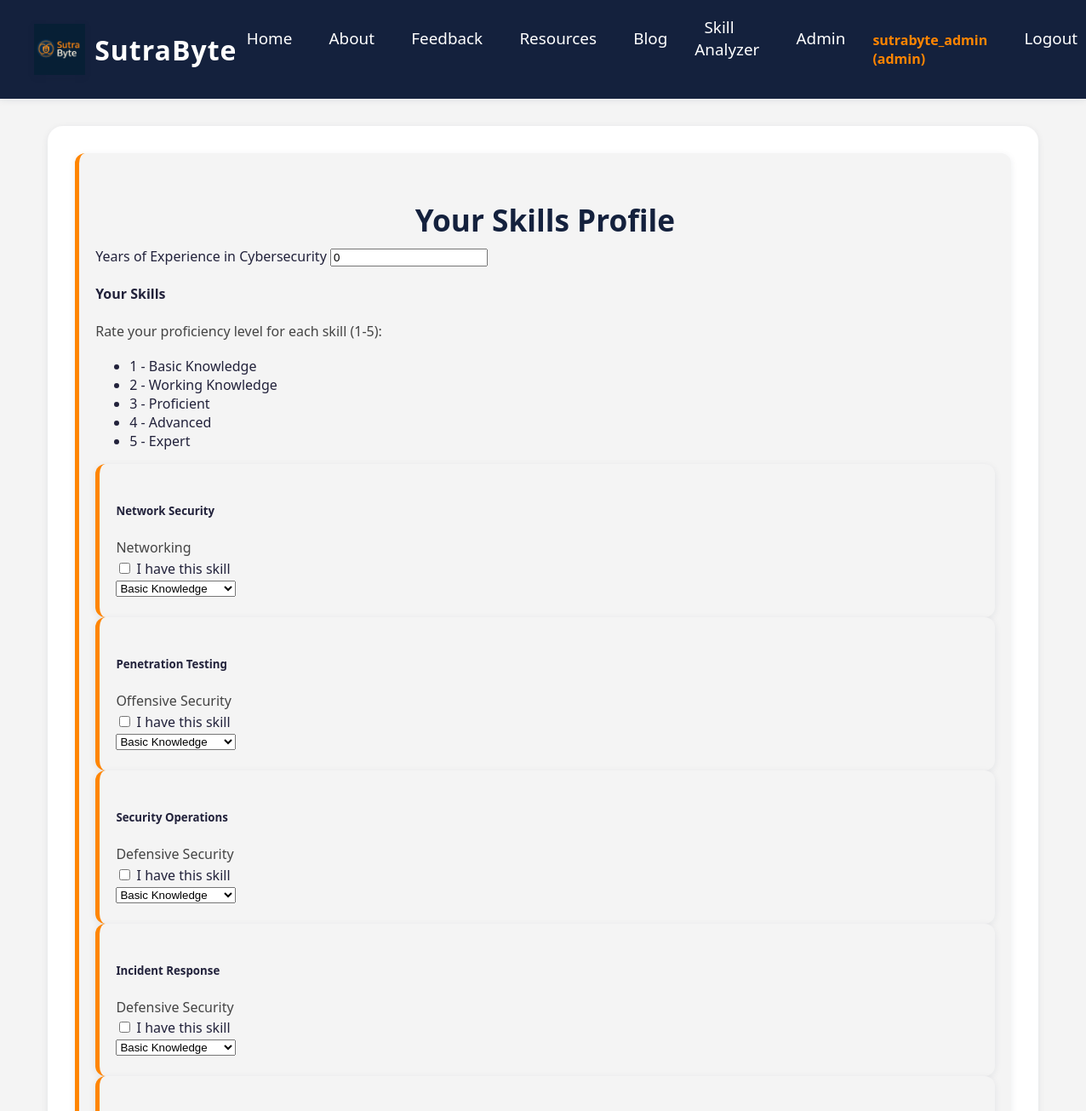
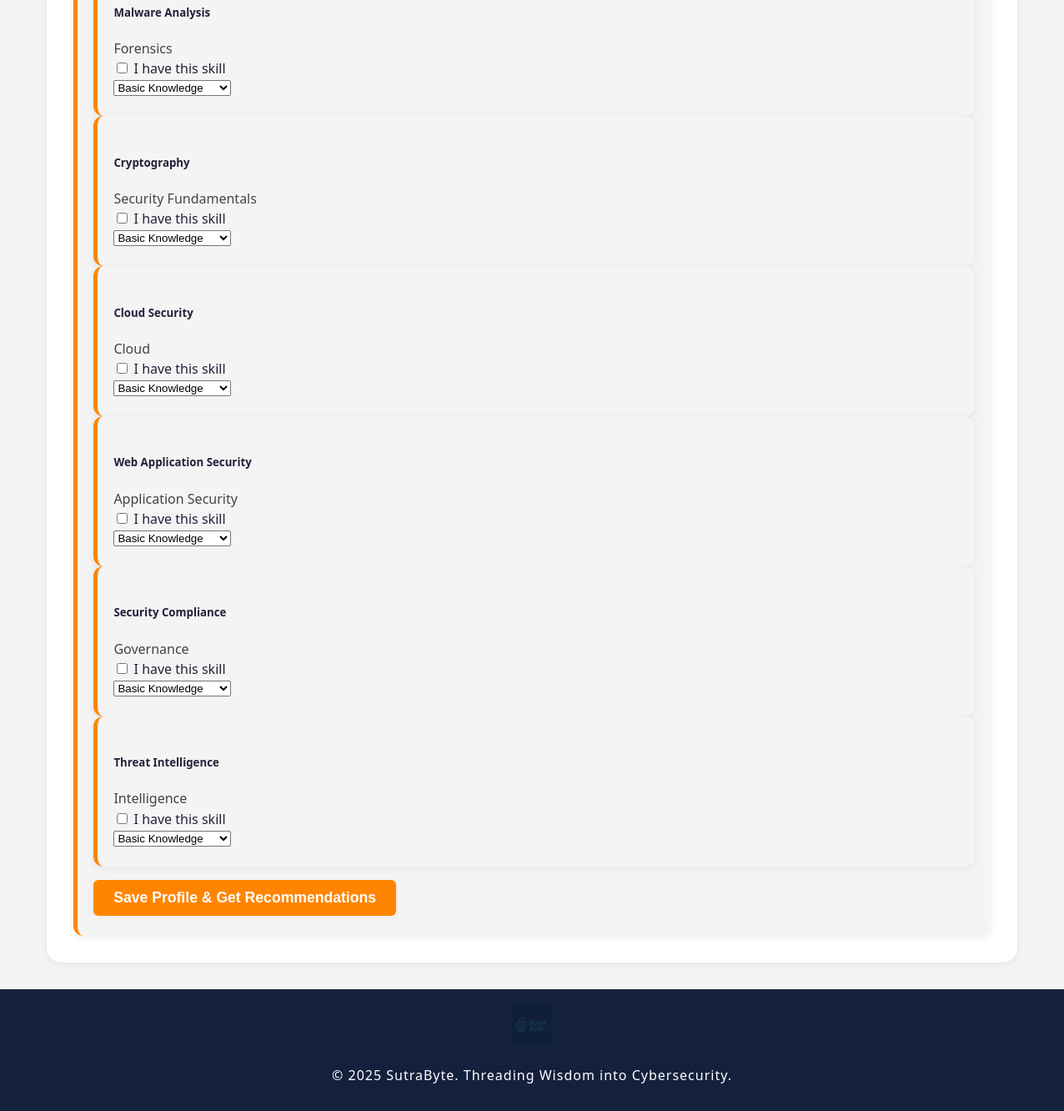
/skill-analyzer/profile (signed in), run on the app's committed database (2 pictures, top to bottom).
### app.py (models this page shows, shortened)
class User(db.Model, UserMixin):
    id = db.Column(db.Integer, primary_key=True)
    username = db.Column(db.String(80), unique=True, nullable=False)
    email = db.Column(db.String(120), unique=True, nullable=False)
    password_hash = db.Column(db.String(128), nullable=False)
    role = db.Column(db.String(20), nullable=False, default='student')
    registered_on = db.Column(db.DateTime, default=datetime.utcnow)
    skills = db.relationship('UserSkill', backref='user', lazy=True)
    experience = db.Column(db.Integer, default=0)  # Years of experience
    used = db.Column(db.Boolean, default=False)  # New: track if pre-generated user is assigned
    plain_password = db.Column(db.String(64), nullable=True)  # Store generated password for display

class Skill(db.Model):
    id = db.Column(db.Integer, primary_key=True)
    name = db.Column(db.String(50), unique=True, nullable=False)
    category = db.Column(db.String(50), nullable=False)  # e.g., 'Cybersecurity', 'Networking', etc.
    description = db.Column(db.Text)

### app.py (the view, shortened to what this page needs)
@app.route('/skill-analyzer/profile', methods=['GET', 'POST'])
@login_required
def skill_profile():
    all_skills = Skill.query.all()
    user_skills = UserSkill.query.filter_by(user_id=current_user.id).all()
    return render_template('skill_analyzer/profile.html',
                         all_skills=all_skills,
                         user_skills=user_skills)

### app.py (called while the page is built)
@login_manager.user_loader
def load_user(user_id):
    return User.query.get(int(user_id))

### templates/skill_analyzer/profile.html (shortened to what this page needs)
{% extends "base.html" %}
{% block content %}
<div class="container mt-5">
    <div class="row">
        <div class="col-md-8 offset-md-2">
            <div class="card">
                <div class="card-header bg-primary text-white">
                    <h2 class="mb-0">Your Skills Profile</h2>
                </div>
                <div class="card-body">
                    <form method="POST" action="{{ url_for('skill_profile') }}">
                        <div class="mb-4">
                            <label for="experience" class="form-label">Years of Experience in Cybersecurity</label>
                            <input type="number" class="form-control" id="experience" name="experience"
                                   value="{{ current_user.experience }}" min="0" required>
                        </div>
                        <h4 class="mb-3">Your Skills</h4>
                        <div class="mb-3">
                            <p class="text-muted">Rate your proficiency level for each skill (1-5):</p>
                            <ul class="list-unstyled">
                                <li>1 - Basic Knowledge</li>
                                <li>2 - Working Knowledge</li>
                                <li>3 - Proficient</li>
                                <li>4 - Advanced</li>
                                <li>5 - Expert</li>
                            </ul>
                        </div>
                        <div class="skills-container">
                            {% for skill in all_skills %}
                            <div class="card mb-3">
                                <div class="card-body">
                                    <div class="row align-items-center">
                                        <div class="col-md-6">
                                            <h5 class="card-title">{{ skill.name }}</h5>
                                            <p class="card-text text-muted">{{ skill.category }}</p>
                                        </div>
                                        <div class="col-md-6">
                                            <div class="form-check">
                                                <input class="form-check-input" type="checkbox"
                                                       name="skills" value="{{ skill.name }}"
                                                       id="skill_{{ skill.id }}"
                                                       {% if skill in user_skills %}checked{% endif %}>
                                                <label class="form-check-label" for="skill_{{ skill.id }}">
                                                    I have this skill
                                                </label>
                                            </div>
                                            <select class="form-select mt-2" name="proficiencies"
                                                    id="proficiency_{{ skill.id }}">
                                                <option value="1">Basic Knowledge</option>
                                            </select>
                                        </div>
                                    </div>
                                </div>
                            </div>
                            {% endfor %}
                        </div>
                        <div class="text-center mt-4">
                            <button type="submit" class="btn btn-primary btn-lg">
                                Save Profile & Get Recommendations
                            </button>
                        </div>
                    </form>
                </div>
            </div>
        </div>
    </div>
</div>
{% endblock %}

### templates/base.html (shortened to what this page needs)
<!DOCTYPE html>
<html lang="en">
<head>
    <link rel="stylesheet" href="{{ url_for('static', filename='style.css') }}">
    <link rel="stylesheet" href="https://cdnjs.cloudflare.com/ajax/libs/font-awesome/6.4.0/css/all.min.css">
</head>
<body>
    <header>
        <nav class="navbar">
            <a href="/" class="logo">
                <img src="{{ url_for('static', filename='sutra-byte-logo1.png') }}" alt="SutraByte Logo" height="60">
                <span>SutraByte</span>
            </a>
            <ul class="nav-links">
                <li><a href="/">Home</a></li>
                <li><a href="/about">About</a></li>
                <li><a href="/feedback">Feedback</a></li>
                {% if current_user.is_authenticated %}
                    <li><a href="/resources">Resources</a></li>
                    <li><a href="/blog">Blog</a></li>
                    <li><a href="{{ url_for('skill_analyzer') }}">Skill Analyzer</a></li>
                    {% if current_user.role == 'admin' %}
                        <li><a href="/admin">Admin</a></li>
                    {% endif %}
                    <li><span style="color:var(--saffron);font-weight:600;">{{ current_user.username }} ({{ current_user.role }})</span></li>
                    <li><a href="{{ url_for('logout') }}">Logout</a></li>
                {% else %}
                    <li><a href="{{ url_for('login') }}">Login</a></li>
                    <li><a href="{{ url_for('register') }}">Register</a></li>
                {% endif %}
            </ul>
        </nav>
    </header>
    <main>
        {% block content %}{% endblock %}
    </main>
    <footer>
        <div>
            <img src="{{ url_for('static', filename='sutra-byte-logo2.png') }}" alt="SutraByte Watermark Logo" height="48">
            <p>&copy; 2025 SutraByte. Threading Wisdom into Cybersecurity.</p>
        </div>
    </footer>
</body>
</html>

### static/style.css (style rules this page uses)
:root { --deep-blue: #14213d; --saffron: #ff8500; --white: #fff; --grey: #f4f4f4; --text: #22223b; --shadow: 0 2px 8px rgba(20,33,61,0.08); }
html, body { margin: 0; padding: 0; font-family: 'Segoe UI', 'Roboto', 'Arial', sans-serif; background: var(--grey); color: var(--text); min-height: 100vh; }
header { background: var(--deep-blue); box-shadow: var(--shadow); min-height: 76px; }
.navbar { display: flex; align-items: center; justify-content: space-between; max-width: 1200px; margin: 0 auto; padding: 1.2rem 2.5rem; min-height: 76px; }
.logo { display: flex; align-items: center; text-decoration: none; color: var(--white); font-size: 2rem; font-weight: bold; letter-spacing: 1px; }
.logo img { margin-right: 0.7rem; box-shadow: 0 2px 8px rgba(20,33,61,0.10); }
.nav-links { list-style: none; display: flex; gap: 2rem; margin: 0; padding: 0; align-items: center; }
.nav-links a { color: var(--white); text-decoration: none; font-weight: 500; font-size: 1.18rem; transition: color 0.2s; position: relative; padding: 0.4rem 0.7rem; }
.nav-links a::after { content: ''; display: block; width: 0; height: 2px; background: var(--saffron); transition: width 0.3s; position: absolute; left: 0; bottom: -4px; }
main { max-width: 1100px; margin: 2rem auto 0 auto; padding: 2rem; background: var(--white); border-radius: 18px; box-shadow: var(--shadow); min-height: 60vh; }
footer { background: var(--deep-blue); color: var(--white); text-align: center; padding: 1.2rem 0 1rem 0; margin-top: 2rem; font-size: 1rem; letter-spacing: 1px; }
footer img { opacity: 0.18; margin-bottom: 0.2rem; }
.card { background: var(--grey); border-radius: 12px; box-shadow: var(--shadow); padding: 1.5rem 1.2rem; transition: transform 0.18s, box-shadow 0.18s; border-left: 5px solid var(--saffron); position: relative; }
.card p { margin: 0; line-height: 1.6; color: #444; }
.btn { background: var(--saffron); color: var(--white); border: none; border-radius: 6px; padding: 0.7rem 1.5rem; font-size: 1.1rem; font-weight: 600; cursor: pointer; transition: background 0.2s, transform 0.2s; box-shadow: 0 2px 8px rgba(255,133,0,0.08); margin-top: 1rem; text-decoration: none; display: inline-block; }
h2 { color: var(--deep-blue); font-size: 2.2rem; margin-bottom: 2rem; text-align: center; }
h1, h2, h3 { color: var(--deep-blue); font-family: 'Segoe UI', 'Roboto', 'Arial', sans-serif; margin-bottom: 0.5rem; }

### data on the page
User: username "sutrabyte_admin", role "admin", experience "0"
Skill: name "Network Security", category "Networking", proficiencies "Basic Knowledge"
Skill: name "Penetration Testing", category "Offensive Security", proficiencies "Basic Knowledge"
Skill: name "Security Operations", category "Defensive Security", proficiencies "Basic Knowledge"
Skill: name "Incident Response", category "Defensive Security", proficiencies "Basic Knowledge"
Skill: name "Malware Analysis", category "Forensics", proficiencies "Basic Knowledge"
Skill: name "Cryptography", category "Security Fundamentals", proficiencies "Basic Knowledge"
Skill: name "Cloud Security", category "Cloud", proficiencies "Basic Knowledge"
Skill: name "Web Application Security", category "Application Security", proficiencies "Basic Knowledge"
Skill: name "Security Compliance", category "Governance", proficiencies "Basic Knowledge"
Skill: name "Threat Intelligence", category "Intelligence", proficiencies "Basic Knowledge"
